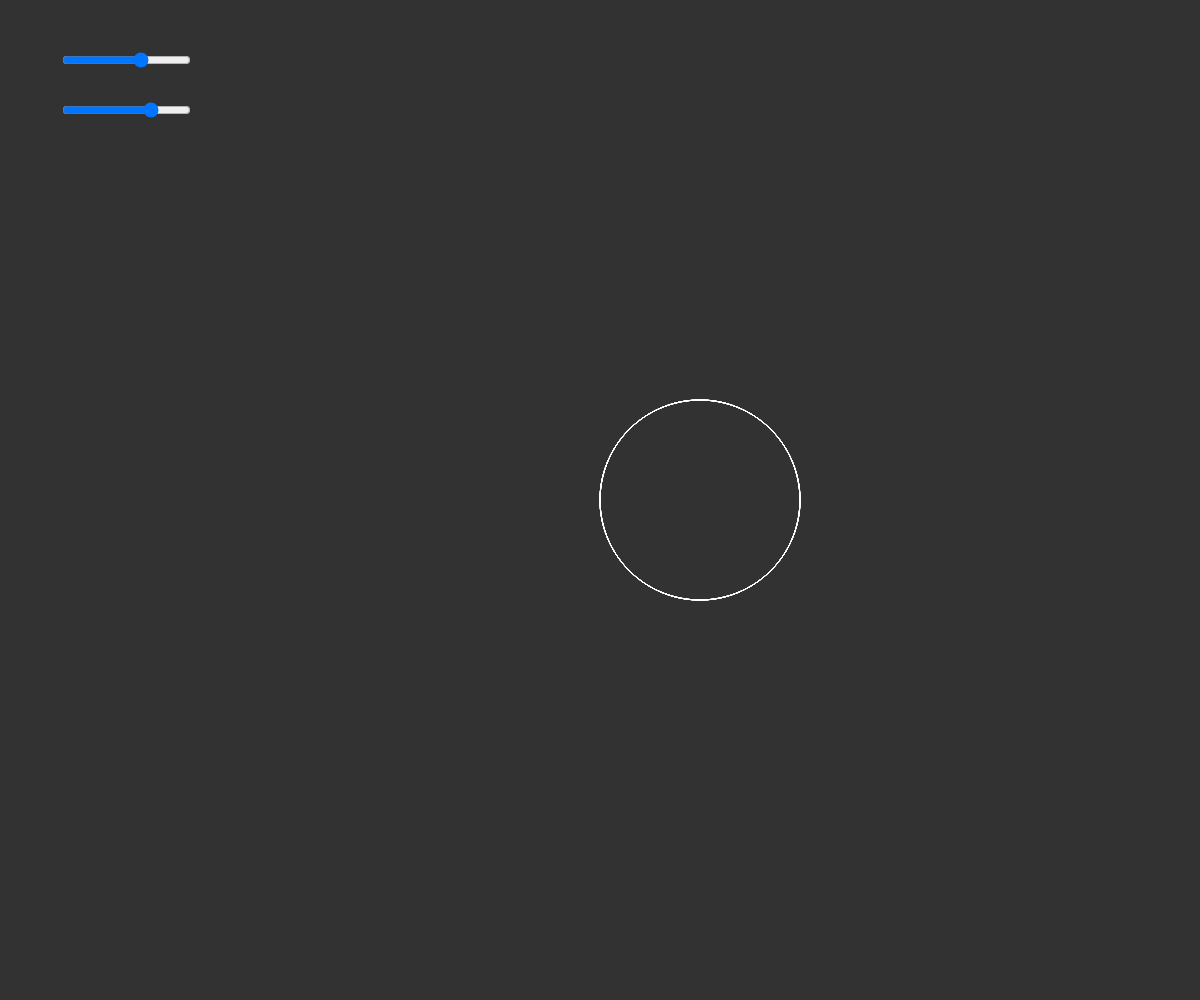
Frame 1 (no input)
Frame 60 (no input): identical to frame 1, image omitted
Frame 120 (the mouse pressed at the canvas centre since frame 60): identical to frame 1, image omitted

The p5.js sketch that drew this single still picture (run headless with seeded random() and noise() and a simulated clock; from frame 60 on, the mouse is pressed at the canvas centre):

// p5.js sketch
// ── sketch.js
let sliderD;
let sliderN;

function setup() {
	createCanvas(window.innerWidth, window.innerHeight)
	sliderD = createSlider(0, 8, 5)
	sliderD.style('position', 'absolute')
	sliderD.style('top', '5vh')
	sliderD.style('left', '5vw')

	sliderN = createSlider(0, 7, 5)
	sliderN.style('position', 'absolute')
	sliderN.style('top', '10vh')
	sliderN.style('left', '5vw')


}

function draw() {
	background(50)
	translate(width/2, height/2)
	let d = sliderD.value()
	let n = sliderN.value()
	let k = n / d
	stroke(255)
	strokeWeight(1)
	noFill()


	beginShape()
	for( let angle = 0; angle < TWO_PI * d; angle += .01) {
		let radius = 200 * cos( k * angle)
		let x = radius * cos(angle)
		let y = radius * sin(angle)
		vertex(x,y)
	}
	endShape(CLOSE)

}
